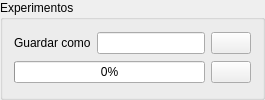
       <widget class="QGroupBox" name="runGroupBox">
        <property name="title">
         <string>Experimentos</string>
        </property>
        <layout class="QVBoxLayout" name="runGroupBoxVLayout">
         <item>
          <layout class="QHBoxLayout" name="saveAsHLayout">
           <item>
            <widget class="QLabel" name="saveAsLabel">
             <property name="text">
              <string>Guardar como</string>
             </property>
            </widget>
           </item>
           <item>
            <widget class="QLineEdit" name="saveAsLineEdit"/>
           </item>
           <item>
            <widget class="QPushButton" name="saveAsPushButton">
             <property name="text">
              <string/>
             </property>
             <property name="icon">
              <iconset>
               <normaloff>assets/icons/save.png</normaloff>assets/icons/save.png</iconset>
             </property>
            </widget>
           </item>
          </layout>
         </item>
         <item>
          <layout class="QHBoxLayout" name="startHLayout" stretch="0,0">
           <property name="spacing">
            <number>6</number>
           </property>
           <item>
            <widget class="QProgressBar" name="experimentProgressBar">
             <property name="value">
              <number>0</number>
             </property>
            </widget>
           </item>
           <item>
            <widget class="QPushButton" name="startPushButton">
             <property name="text">
              <string/>
             </property>
             <property name="icon">
              <iconset>
               <normaloff>assets/icons/run.png</normaloff>assets/icons/run.png</iconset>
             </property>
            </widget>
           </item>
          </layout>
         </item>
        </layout>
       </widget>
